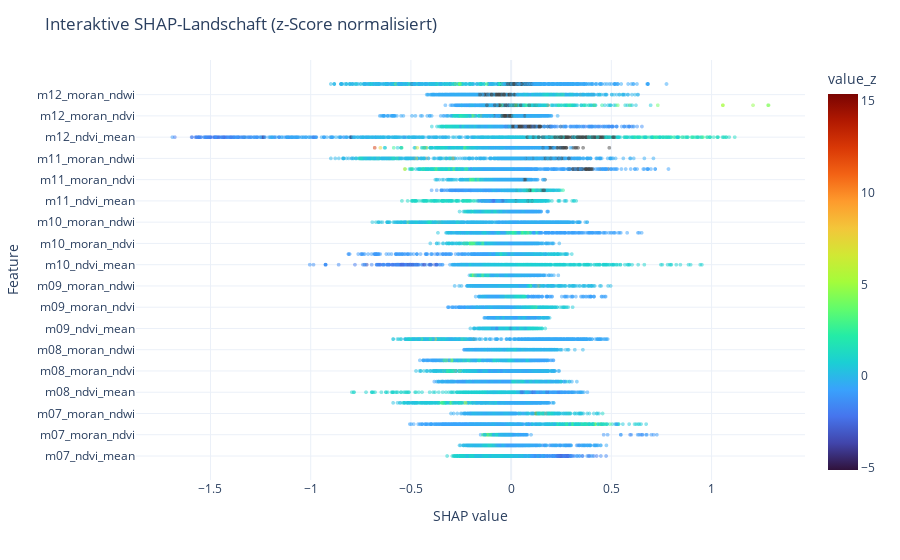

Here is the notebook cell this chart was saved with:
### Code cell
#!/usr/bin/env python3
"""
Interaktive SHAP-Landschaft (mit Z-Score Normalisierung der Feature-Werte)

- X-Achse: SHAP-Wert
- Y-Achse: Feature
- Farbe: z-Score der ursprünglichen Feature-Werte
- Hintergrund: vollständig transparent
"""

import shap
import pandas as pd
import numpy as np
import xgboost as xgb
import plotly.express as px
from pathlib import Path
from bootstrap import init as bootstrap_init

# ---------------------------------------------------
# 1) Config & Pfade
# ---------------------------------------------------
cfg = bootstrap_init(verbose=False)

tkey = cfg["defaults"]["target_species"]
ckey = cfg["defaults"]["contrast_species"]

t_pretty = cfg["species"][tkey]["name"].replace(" ", "_")
c_pretty = cfg["species"][ckey]["name"].replace(" ", "_")

model_path = Path(cfg["paths"]["output_dir"]) / tkey / f"model_MONTHLY_{t_pretty}_vs_{c_pretty}.json"
feature_csv = Path(cfg["paths"]["features_dir"]) / t_pretty / f"inat_with_climatology_{t_pretty}_vs_{c_pretty}.csv"

print("Model:", model_path)
print("CSV  :", feature_csv)

# ---------------------------------------------------
# 2) Modell und Daten laden
# ---------------------------------------------------
model = xgb.XGBClassifier()
model.load_model(str(model_path))

df = pd.read_csv(feature_csv)

valid_stats = ["ndvi_mean","ndwi_mean","moran_ndvi","geary_ndvi","moran_ndwi","geary_ndwi"]
feature_cols = [c for c in df.columns if c.startswith("m") and any(s in c for s in valid_stats)]

# Sampling für Performance
n = min(4000, len(df))
X = df[feature_cols].sample(n, random_state=0).reset_index(drop=True)

# ---------------------------------------------------
# 3) SHAP Werte berechnen
# ---------------------------------------------------
explainer = shap.TreeExplainer(model)
shap_vals = explainer.shap_values(X)

# In DataFrame bringen
rows = []
for i, feat in enumerate(feature_cols):
    vals = X[feat].values
    shapv = shap_vals[:, i]

    # Z-Score Normalisierung
    v_mean = np.nanmean(vals)
    v_std  = np.nanstd(vals)
    if v_std < 1e-6:
        zvals = np.zeros_like(vals)
    else:
        zvals = (vals - v_mean) / v_std

    for v, z, s in zip(vals, zvals, shapv):
        rows.append({
            "feature": feat,
            "value": v,
            "value_z": z,
            "shap": s
        })

df_shap = pd.DataFrame(rows)

# ---------------------------------------------------
# 4) Interaktiver Plotly-Beeswarm mit z-Score Farbskala
# ---------------------------------------------------
fig = px.scatter(
    df_shap,
    x="shap",
    y="feature",
    color="value_z",                 # z-Score statt raw value
    color_continuous_scale="Turbo",  # bessere Farbdynamik
    opacity=0.5,
    render_mode="webgl",
)

fig.update_traces(marker=dict(size=4))

fig.update_layout(
    title="Interaktive SHAP-Landschaft (z-Score normalisiert)",
    xaxis_title="SHAP value",
    yaxis_title="Feature",
    template="plotly_white",
    paper_bgcolor="rgba(0,0,0,0)",
    plot_bgcolor="rgba(0,0,0,0)",
)

# ---------------------------------------------------
# 5) HTML speichern
# ---------------------------------------------------
output_file = "shap_landscape_interactive_zscore.html"
fig.write_html(output_file, include_plotlyjs="cdn", full_html=True)

print("HTML gespeichert:", output_file)

fig.show()

### Figure 1 — Plotly figure (JSON) as saved in the notebook; plotly's stock layout.template omitted (floating-point values rounded to 4 significant figures; data arrays with more than 128 entries replaced by an {"elided": "..."} marker saying what was removed)
{"data": [{"hovertemplate": "shap=%{x}<br>feature=%{y}<br>value_z=%{marker.color}<extra></extra>", "legendgroup": "", "marker": {"color": {"elided": "33948 float values"}, "coloraxis": "coloraxis", "opacity": 0.5, "size": 4, "symbol": "circle"}, "mode": "markers", "name": "", "showlegend": false, "type": "scattergl", "x": {"elided": "33948 float values"}, "xaxis": "x", "y": {"elided": "33948 str values"}, "yaxis": "y"}], "layout": {"coloraxis": {"colorbar": {"title": {"text": "value_z"}}, "colorscale": [[0, "#30123b"], [0.07143, "#4145ab"], [0.1429, "#4675ed"], [0.2143, "#39a2fc"], [0.2857, "#1bcfd4"], [0.3571, "#24eca6"], [0.4286, "#61fc6c"], [0.5, "#a4fc3b"], [0.5714, "#d1e834"], [0.6429, "#f3c63a"], [0.7143, "#fe9b2d"], [0.7857, "#f36315"], [0.8571, "#d93806"], [0.9286, "#b11901"], [1, "#7a0402"]]}, "legend": {"tracegroupgap": 0}, "margin": {"t": 60}, "paper_bgcolor": "rgba(0,0,0,0)", "plot_bgcolor": "rgba(0,0,0,0)", "title": {"text": "Interaktive SHAP-Landschaft (z-Score normalisiert)"}, "xaxis": {"anchor": "y", "domain": [0, 1], "title": {"text": "SHAP value"}}, "yaxis": {"anchor": "x", "domain": [0, 1], "title": {"text": "Feature"}}}}
